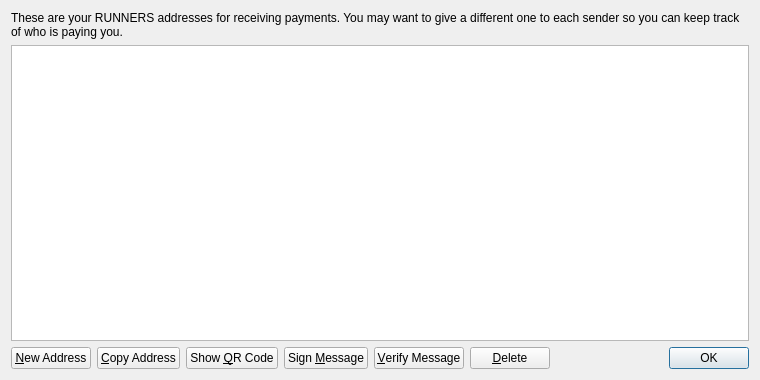
<?xml version="1.0" encoding="UTF-8"?>
<ui version="4.0">
 <class>AddressBookPage</class>
 <widget class="QWidget" name="AddressBookPage">
  <property name="geometry">
   <rect>
    <x>0</x>
    <y>0</y>
    <width>760</width>
    <height>380</height>
   </rect>
  </property>
  <property name="windowTitle">
   <string>Address Book</string>
  </property>
  <layout class="QVBoxLayout" name="verticalLayout">
   <item>
    <widget class="QLabel" name="labelExplanation">
     <property name="text">
      <string>These are your RUNNERS addresses for receiving payments. You may want to give a different one to each sender so you can keep track of who is paying you.</string>
     </property>
     <property name="textFormat">
      <enum>Qt::PlainText</enum>
     </property>
     <property name="wordWrap">
      <bool>true</bool>
     </property>
    </widget>
   </item>
   <item>
    <widget class="QTableView" name="tableView">
     <property name="contextMenuPolicy">
      <enum>Qt::CustomContextMenu</enum>
     </property>
     <property name="toolTip">
      <string>Double-click to edit address or label</string>
     </property>
     <property name="tabKeyNavigation">
      <bool>false</bool>
     </property>
     <property name="alternatingRowColors">
      <bool>true</bool>
     </property>
     <property name="selectionMode">
      <enum>QAbstractItemView::SingleSelection</enum>
     </property>
     <property name="selectionBehavior">
      <enum>QAbstractItemView::SelectRows</enum>
     </property>
     <property name="sortingEnabled">
      <bool>true</bool>
     </property>
     <attribute name="verticalHeaderVisible">
      <bool>false</bool>
     </attribute>
    </widget>
   </item>
   <item>
    <layout class="QHBoxLayout" name="horizontalLayout">
     <item>
      <widget class="QPushButton" name="newAddressButton">
       <property name="toolTip">
        <string>Create a new address</string>
       </property>
       <property name="text">
        <string>&amp;New Address</string>
       </property>
       <property name="icon">
        <iconset resource="../bitcoin.qrc">
         <normaloff>:/icons/add</normaloff>:/icons/add</iconset>
       </property>
      </widget>
     </item>
     <item>
      <widget class="QPushButton" name="copyToClipboard">
       <property name="toolTip">
        <string>Copy the currently selected address to the system clipboard</string>
       </property>
       <property name="text">
        <string>&amp;Copy Address</string>
       </property>
       <property name="icon">
        <iconset resource="../bitcoin.qrc">
         <normaloff>:/icons/editcopy</normaloff>:/icons/editcopy</iconset>
       </property>
      </widget>
     </item>
     <item>
      <widget class="QPushButton" name="showQRCode">
       <property name="text">
        <string>Show &amp;QR Code</string>
       </property>
       <property name="icon">
        <iconset resource="../bitcoin.qrc">
         <normaloff>:/icons/qrcode</normaloff>:/icons/qrcode</iconset>
       </property>
      </widget>
     </item>
     <item>
      <widget class="QPushButton" name="signMessage">
       <property name="toolTip">
        <string>Sign a message to prove you own a RUNNERS address</string>
       </property>
       <property name="text">
        <string>Sign &amp;Message</string>
       </property>
       <property name="icon">
        <iconset resource="../bitcoin.qrc">
         <normaloff>:/icons/edit</normaloff>:/icons/edit</iconset>
       </property>
      </widget>
     </item>
     <item>
      <widget class="QPushButton" name="verifyMessage">
       <property name="toolTip">
        <string>Verify a message to ensure it was signed with a specified RUNNERS address</string>
       </property>
       <property name="text">
        <string>&amp;Verify Message</string>
       </property>
       <property name="icon">
        <iconset resource="../bitcoin.qrc">
         <normaloff>:/icons/transaction_0</normaloff>:/icons/transaction_0</iconset>
       </property>
      </widget>
     </item>
     <item>
      <widget class="QPushButton" name="deleteButton">
       <property name="toolTip">
        <string>Delete the currently selected address from the list</string>
       </property>
       <property name="text">
        <string>&amp;Delete</string>
       </property>
       <property name="icon">
        <iconset resource="../bitcoin.qrc">
         <normaloff>:/icons/remove</normaloff>:/icons/remove</iconset>
       </property>
      </widget>
     </item>
     <item>
      <spacer name="horizontalSpacer">
       <property name="orientation">
        <enum>Qt::Horizontal</enum>
       </property>
       <property name="sizeHint" stdset="0">
        <size>
         <width>40</width>
         <height>20</height>
        </size>
       </property>
      </spacer>
     </item>
     <item>
      <widget class="QDialogButtonBox" name="buttonBox">
       <property name="sizePolicy">
        <sizepolicy hsizetype="Maximum" vsizetype="Fixed">
         <horstretch>0</horstretch>
         <verstretch>0</verstretch>
        </sizepolicy>
       </property>
       <property name="standardButtons">
        <set>QDialogButtonBox::Ok</set>
       </property>
      </widget>
     </item>
    </layout>
   </item>
  </layout>
 </widget>
 <resources>
  <include location="../bitcoin.qrc"/>
 </resources>
 <connections/>
</ui>
